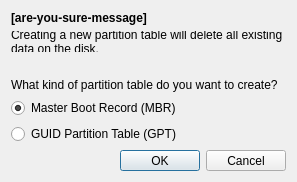
<?xml version="1.0" encoding="UTF-8"?>
<ui version="4.0">
 <class>CreatePartitionTableDialog</class>
 <widget class="QDialog" name="CreatePartitionTableDialog">
  <property name="geometry">
   <rect>
    <x>0</x>
    <y>0</y>
    <width>297</width>
    <height>182</height>
   </rect>
  </property>
  <property name="sizePolicy">
   <sizepolicy hsizetype="Minimum" vsizetype="Minimum">
    <horstretch>0</horstretch>
    <verstretch>0</verstretch>
   </sizepolicy>
  </property>
  <property name="windowTitle">
   <string>Create Partition Table</string>
  </property>
  <layout class="QVBoxLayout" name="verticalLayout">
   <item>
    <widget class="QLabel" name="areYouSureLabel">
     <property name="font">
      <font>
       <weight>75</weight>
       <bold>true</bold>
      </font>
     </property>
     <property name="text">
      <string notr="true">[are-you-sure-message]</string>
     </property>
    </widget>
   </item>
   <item>
    <widget class="QLabel" name="label">
     <property name="text">
      <string>Creating a new partition table will delete all existing data on the disk.</string>
     </property>
     <property name="wordWrap">
      <bool>true</bool>
     </property>
    </widget>
   </item>
   <item>
    <spacer name="verticalSpacer">
     <property name="orientation">
      <enum>Qt::Vertical</enum>
     </property>
     <property name="sizeType">
      <enum>QSizePolicy::Fixed</enum>
     </property>
     <property name="sizeHint" stdset="0">
      <size>
       <width>20</width>
       <height>24</height>
      </size>
     </property>
    </spacer>
   </item>
   <item>
    <widget class="QLabel" name="label_2">
     <property name="text">
      <string>What kind of partition table do you want to create?</string>
     </property>
    </widget>
   </item>
   <item>
    <widget class="QRadioButton" name="mbrRadioButton">
     <property name="text">
      <string>Master Boot Record (MBR)</string>
     </property>
     <property name="checked">
      <bool>true</bool>
     </property>
    </widget>
   </item>
   <item>
    <widget class="QRadioButton" name="gptRadioButton">
     <property name="text">
      <string>GUID Partition Table (GPT)</string>
     </property>
    </widget>
   </item>
   <item>
    <widget class="QDialogButtonBox" name="buttonBox">
     <property name="orientation">
      <enum>Qt::Horizontal</enum>
     </property>
     <property name="standardButtons">
      <set>QDialogButtonBox::Cancel|QDialogButtonBox::Ok</set>
     </property>
    </widget>
   </item>
  </layout>
 </widget>
 <tabstops>
  <tabstop>mbrRadioButton</tabstop>
  <tabstop>gptRadioButton</tabstop>
  <tabstop>buttonBox</tabstop>
 </tabstops>
 <resources/>
 <connections>
  <connection>
   <sender>buttonBox</sender>
   <signal>accepted()</signal>
   <receiver>CreatePartitionTableDialog</receiver>
   <slot>accept()</slot>
   <hints>
    <hint type="sourcelabel">
     <x>222</x>
     <y>141</y>
    </hint>
    <hint type="destinationlabel">
     <x>157</x>
     <y>155</y>
    </hint>
   </hints>
  </connection>
  <connection>
   <sender>buttonBox</sender>
   <signal>rejected()</signal>
   <receiver>CreatePartitionTableDialog</receiver>
   <slot>reject()</slot>
   <hints>
    <hint type="sourcelabel">
     <x>290</x>
     <y>147</y>
    </hint>
    <hint type="destinationlabel">
     <x>286</x>
     <y>155</y>
    </hint>
   </hints>
  </connection>
 </connections>
</ui>
